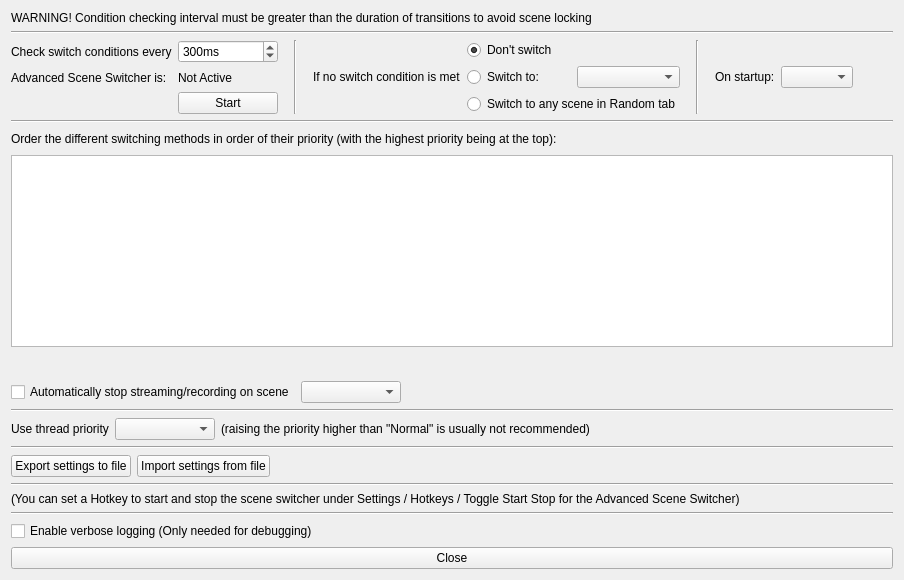
     <widget class="QWidget" name="generalTab">
      <attribute name="title">
       <string notr="true">General</string>
      </attribute>
      <layout class="QVBoxLayout" name="verticalLayout_2">
       <item>
        <layout class="QHBoxLayout" name="horizontalLayout_41">
         <item>
          <widget class="QLabel" name="label_63">
           <property name="text">
            <string>WARNING! Condition checking interval must be greater than the duration of transitions to avoid scene locking</string>
           </property>
          </widget>
         </item>
        </layout>
       </item>
       <item>
        <widget class="Line" name="line_6">
         <property name="orientation">
          <enum>Qt::Horizontal</enum>
         </property>
        </widget>
       </item>
       <item>
        <layout class="QGridLayout" name="gridLayout_4">
         <item row="0" column="2">
          <widget class="Line" name="line_13">
           <property name="orientation">
            <enum>Qt::Vertical</enum>
           </property>
          </widget>
         </item>
         <item row="0" column="10">
          <spacer name="horizontalSpacer_47">
           <property name="orientation">
            <enum>Qt::Horizontal</enum>
           </property>
           <property name="sizeHint" stdset="0">
            <size>
             <width>40</width>
             <height>20</height>
            </size>
           </property>
          </spacer>
         </item>
         <item row="0" column="5">
          <spacer name="horizontalSpacer_52">
           <property name="orientation">
            <enum>Qt::Horizontal</enum>
           </property>
           <property name="sizeType">
            <enum>QSizePolicy::Fixed</enum>
           </property>
           <property name="sizeHint" stdset="0">
            <size>
             <width>10</width>
             <height>0</height>
            </size>
           </property>
          </spacer>
         </item>
         <item row="0" column="0">
          <layout class="QGridLayout" name="gridLayout_2">
           <item row="2" column="1">
            <widget class="QPushButton" name="toggleStartButton">
             <property name="text">
              <string>Start</string>
             </property>
            </widget>
           </item>
           <item row="0" column="0">
            <widget class="QLabel" name="label_4">
             <property name="text">
              <string>Check switch conditions every</string>
             </property>
            </widget>
           </item>
           <item row="1" column="1">
            <widget class="QLabel" name="pluginRunningText">
             <property name="text">
              <string notr="true">Not Active</string>
             </property>
            </widget>
           </item>
           <item row="1" column="0">
            <widget class="QLabel" name="label_5">
             <property name="text">
              <string>Advanced Scene Switcher is:</string>
             </property>
            </widget>
           </item>
           <item row="0" column="1">
            <widget class="QSpinBox" name="checkInterval">
             <property name="minimumSize">
              <size>
               <width>100</width>
               <height>0</height>
              </size>
             </property>
             <property name="suffix">
              <string notr="true">ms</string>
             </property>
             <property name="minimum">
              <number>50</number>
             </property>
             <property name="maximum">
              <number>20000</number>
             </property>
             <property name="value">
              <number>300</number>
             </property>
            </widget>
           </item>
          </layout>
         </item>
         <item row="0" column="4">
          <layout class="QGridLayout" name="gridLayout">
           <item row="0" column="2">
            <layout class="QHBoxLayout" name="horizontalLayout_43">
             <item>
              <widget class="QRadioButton" name="noMatchDontSwitch">
               <property name="text">
                <string>Don't switch</string>
               </property>
               <property name="checked">
                <bool>true</bool>
               </property>
              </widget>
             </item>
            </layout>
           </item>
           <item row="2" column="2">
            <layout class="QHBoxLayout" name="horizontalLayout_45">
             <item>
              <widget class="QRadioButton" name="noMatchRandomSwitch">
               <property name="text">
                <string>Switch to any scene in Random tab</string>
               </property>
              </widget>
             </item>
            </layout>
           </item>
           <item row="1" column="2">
            <layout class="QHBoxLayout" name="horizontalLayout">
             <property name="leftMargin">
              <number>0</number>
             </property>
             <property name="topMargin">
              <number>0</number>
             </property>
             <property name="rightMargin">
              <number>0</number>
             </property>
             <property name="bottomMargin">
              <number>0</number>
             </property>
             <item>
              <widget class="QRadioButton" name="noMatchSwitch">
               <property name="text">
                <string>Switch to:</string>
               </property>
              </widget>
             </item>
             <item>
              <widget class="QComboBox" name="noMatchSwitchScene">
               <property name="enabled">
                <bool>true</bool>
               </property>
               <property name="minimumSize">
                <size>
                 <width>100</width>
                 <height>0</height>
                </size>
               </property>
              </widget>
             </item>
            </layout>
           </item>
           <item row="1" column="1">
            <layout class="QHBoxLayout" name="horizontalLayout_46">
             <item>
              <widget class="QLabel" name="label_2">
               <property name="sizePolicy">
                <sizepolicy hsizetype="Preferred" vsizetype="Preferred">
                 <horstretch>0</horstretch>
                 <verstretch>0</verstretch>
                </sizepolicy>
               </property>
               <property name="text">
                <string>If no switch condition is met</string>
               </property>
               <property name="alignment">
                <set>Qt::AlignLeading|Qt::AlignLeft|Qt::AlignVCenter</set>
               </property>
              </widget>
             </item>
            </layout>
           </item>
          </layout>
         </item>
         <item row="0" column="3">
          <spacer name="horizontalSpacer_46">
           <property name="orientation">
            <enum>Qt::Horizontal</enum>
           </property>
           <property name="sizeType">
            <enum>QSizePolicy::Fixed</enum>
           </property>
           <property name="sizeHint" stdset="0">
            <size>
             <width>10</width>
             <height>0</height>
            </size>
           </property>
          </spacer>
         </item>
         <item row="0" column="9">
          <widget class="QComboBox" name="startupBehavior"/>
         </item>
         <item row="0" column="1">
          <spacer name="horizontalSpacer">
           <property name="orientation">
            <enum>Qt::Horizontal</enum>
           </property>
           <property name="sizeType">
            <enum>QSizePolicy::Fixed</enum>
           </property>
           <property name="sizeHint" stdset="0">
            <size>
             <width>10</width>
             <height>0</height>
            </size>
           </property>
          </spacer>
         </item>
         <item row="0" column="7">
          <spacer name="horizontalSpacer_53">
           <property name="orientation">
            <enum>Qt::Horizontal</enum>
           </property>
           <property name="sizeType">
            <enum>QSizePolicy::Fixed</enum>
           </property>
           <property name="sizeHint" stdset="0">
            <size>
             <width>10</width>
             <height>0</height>
            </size>
           </property>
          </spacer>
         </item>
         <item row="0" column="6">
          <widget class="Line" name="line_18">
           <property name="orientation">
            <enum>Qt::Vertical</enum>
           </property>
          </widget>
         </item>
         <item row="0" column="8">
          <widget class="QLabel" name="label_64">
           <property name="text">
            <string>On startup:</string>
           </property>
          </widget>
         </item>
        </layout>
       </item>
       <item>
        <widget class="Line" name="line_8">
         <property name="orientation">
          <enum>Qt::Horizontal</enum>
         </property>
        </widget>
       </item>
       <item>
        <layout class="QHBoxLayout" name="horizontalLayout_31">
         <item>
          <widget class="QLabel" name="description">
           <property name="text">
            <string>Order the different switching methods in order of their priority (with the highest priority being at the top):</string>
           </property>
          </widget>
         </item>
         <item>
          <spacer name="horizontalSpacer_30">
           <property name="orientation">
            <enum>Qt::Horizontal</enum>
           </property>
           <property name="sizeHint" stdset="0">
            <size>
             <width>40</width>
             <height>20</height>
            </size>
           </property>
          </spacer>
         </item>
        </layout>
       </item>
       <item>
        <widget class="QListWidget" name="priorityList"/>
       </item>
       <item>
        <layout class="QHBoxLayout" name="horizontalLayout_32">
         <item>
          <widget class="QPushButton" name="priorityUp">
           <property name="maximumSize">
            <size>
             <width>22</width>
             <height>22</height>
            </size>
           </property>
           <property name="icon">
            <iconset>
             <normaloff>../../../forms/images/up.png</normaloff>../../../forms/images/up.png</iconset>
           </property>
           <property name="flat">
            <bool>true</bool>
           </property>
           <property name="themeID" stdset="0">
            <string notr="true">upArrowIconSmall</string>
           </property>
          </widget>
         </item>
         <item>
          <widget class="QPushButton" name="priorityDown">
           <property name="maximumSize">
            <size>
             <width>22</width>
             <height>22</height>
            </size>
           </property>
           <property name="icon">
            <iconset>
             <normaloff>../../../forms/images/down.png</normaloff>../../../forms/images/down.png</iconset>
           </property>
           <property name="flat">
            <bool>true</bool>
           </property>
           <property name="themeID" stdset="0">
            <string notr="true">downArrowIconSmall</string>
           </property>
          </widget>
         </item>
         <item>
          <spacer name="horizontalSpacer_31">
           <property name="orientation">
            <enum>Qt::Horizontal</enum>
           </property>
           <property name="sizeHint" stdset="0">
            <size>
             <width>40</width>
             <height>20</height>
            </size>
           </property>
          </spacer>
         </item>
        </layout>
       </item>
       <item>
        <layout class="QHBoxLayout" name="horizontalLayout_33">
         <item>
          <widget class="QCheckBox" name="autoStopSceneCheckBox">
           <property name="text">
            <string>Automatically stop streaming/recording on scene</string>
           </property>
          </widget>
         </item>
         <item>
          <widget class="QComboBox" name="autoStopScenes">
           <property name="sizePolicy">
            <sizepolicy hsizetype="Maximum" vsizetype="Fixed">
             <horstretch>0</horstretch>
             <verstretch>0</verstretch>
            </sizepolicy>
           </property>
           <property name="minimumSize">
            <size>
             <width>100</width>
             <height>0</height>
            </size>
           </property>
          </widget>
         </item>
         <item>
          <spacer name="horizontalSpacer_19">
           <property name="orientation">
            <enum>Qt::Horizontal</enum>
           </property>
           <property name="sizeHint" stdset="0">
            <size>
             <width>40</width>
             <height>20</height>
            </size>
           </property>
          </spacer>
         </item>
        </layout>
       </item>
       <item>
        <widget class="Line" name="line_10">
         <property name="orientation">
          <enum>Qt::Horizontal</enum>
         </property>
        </widget>
       </item>
       <item>
        <layout class="QHBoxLayout" name="horizontalLayout_49">
         <item>
          <widget class="QLabel" name="label_56">
           <property name="text">
            <string>Use thread priority</string>
           </property>
          </widget>
         </item>
         <item>
          <widget class="QComboBox" name="threadPriority">
           <property name="sizePolicy">
            <sizepolicy hsizetype="Maximum" vsizetype="Fixed">
             <horstretch>0</horstretch>
             <verstretch>0</verstretch>
            </sizepolicy>
           </property>
           <property name="minimumSize">
            <size>
             <width>100</width>
             <height>0</height>
            </size>
           </property>
          </widget>
         </item>
         <item>
          <widget class="QLabel" name="label_57">
           <property name="text">
            <string>(raising the priority higher than &quot;Normal&quot; is usually not recommended)</string>
           </property>
          </widget>
         </item>
         <item>
          <spacer name="horizontalSpacer_41">
           <property name="orientation">
            <enum>Qt::Horizontal</enum>
           </property>
           <property name="sizeHint" stdset="0">
            <size>
             <width>40</width>
             <height>20</height>
            </size>
           </property>
          </spacer>
         </item>
        </layout>
       </item>
       <item>
        <widget class="Line" name="line_7">
         <property name="orientation">
          <enum>Qt::Horizontal</enum>
         </property>
        </widget>
       </item>
       <item>
        <layout class="QHBoxLayout" name="horizontalLayout_47">
         <item>
          <widget class="QPushButton" name="exportSettings">
           <property name="text">
            <string>Export settings to file</string>
           </property>
          </widget>
         </item>
         <item>
          <widget class="QPushButton" name="importSettings">
           <property name="text">
            <string>Import settings from file</string>
           </property>
          </widget>
         </item>
         <item>
          <spacer name="horizontalSpacer_48">
           <property name="orientation">
            <enum>Qt::Horizontal</enum>
           </property>
           <property name="sizeHint" stdset="0">
            <size>
             <width>40</width>
             <height>20</height>
            </size>
           </property>
          </spacer>
         </item>
        </layout>
       </item>
       <item>
        <widget class="Line" name="line_15">
         <property name="orientation">
          <enum>Qt::Horizontal</enum>
         </property>
        </widget>
       </item>
       <item>
        <widget class="QLabel" name="label_13">
         <property name="text">
          <string>(You can set a Hotkey to start and stop the scene switcher under Settings / Hotkeys / Toggle Start Stop for the Advanced Scene Switcher)</string>
         </property>
        </widget>
       </item>
       <item>
        <widget class="Line" name="line_14">
         <property name="orientation">
          <enum>Qt::Horizontal</enum>
         </property>
        </widget>
       </item>
       <item>
        <layout class="QHBoxLayout" name="horizontalLayout_48">
         <item>
          <widget class="QCheckBox" name="verboseLogging">
           <property name="text">
            <string>Enable verbose logging (Only needed for debugging)</string>
           </property>
          </widget>
         </item>
         <item>
          <spacer name="horizontalSpacer_49">
           <property name="orientation">
            <enum>Qt::Horizontal</enum>
           </property>
           <property name="sizeHint" stdset="0">
            <size>
             <width>40</width>
             <height>20</height>
            </size>
           </property>
          </spacer>
         </item>
        </layout>
       </item>
       <item>
        <widget class="QPushButton" name="close">
         <property name="text">
          <string>Close</string>
         </property>
        </widget>
       </item>
      </layout>
     </widget>
